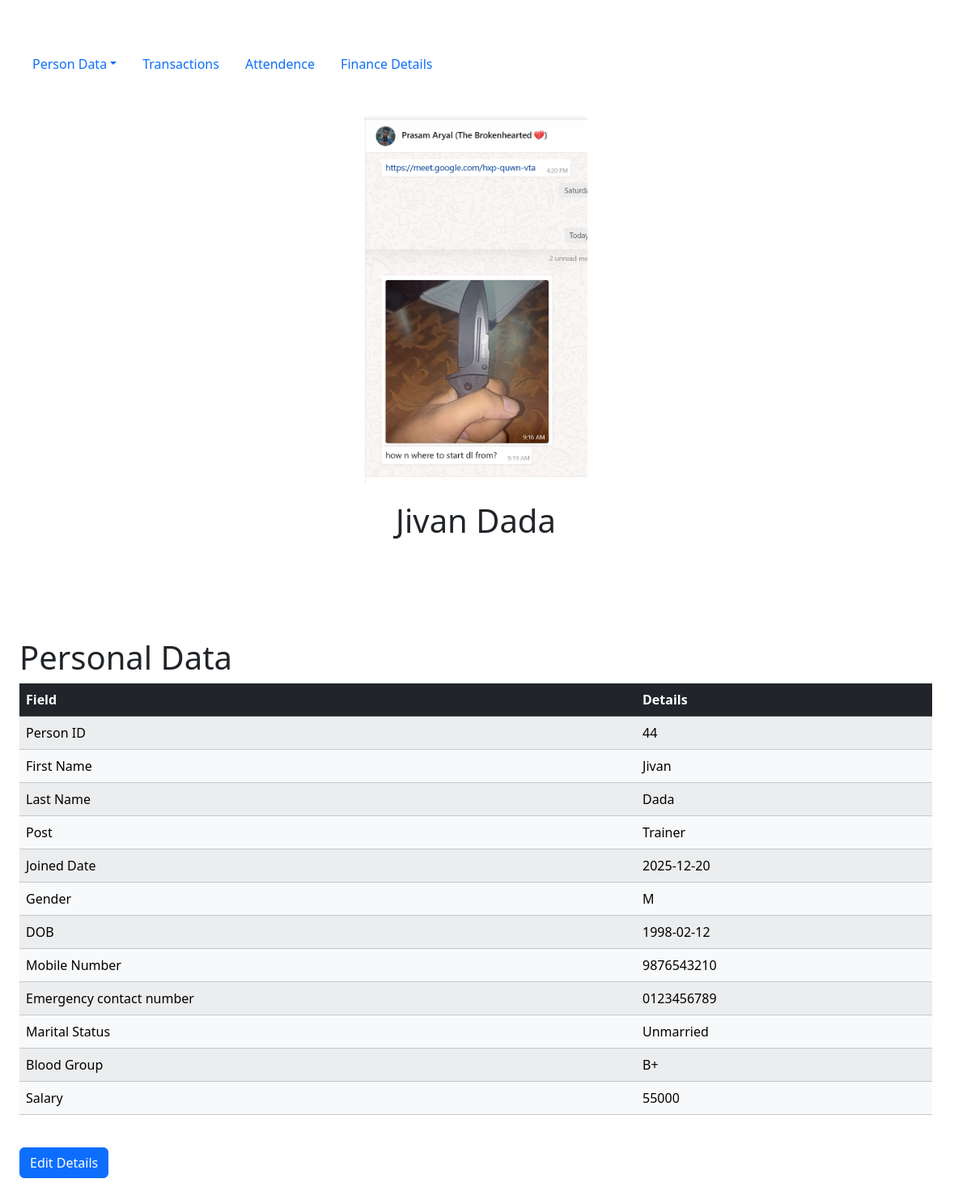
/view_staff_data?staff_id=44, run on the app's committed database.
### tables this page shows
CREATE TABLE persons(
    person_id INTEGER, /*primary key for  member*/
    first_name TEXT,
    last_name TEXT,
    photo TEXT, /* passport size photo name, which will be stored in /static/uploads */
    gender VARCHAR(1),/* M or F or O (Male, Female, Other) */
    dob DATE,
    temporary_address TEXT,
    permanent_address TEXT,
    mobile_number TEXT,
    occupation TEXT,
    emergency_number TEXT,
    married INTEGER, /* 0 for unmarried 1 for married*/
    blood_group TEXT,
    PRIMARY KEY (person_id) /* Automatically increments the id for new record in the table */
);

CREATE TABLE staff(
    staff_id INTEGER,
    joined_date DATE,
    left_date DATE,
    salary NUMBER,
    post TEXT,
    FOREIGN KEY (staff_id) REFERENCES persons(person_id)
    PRIMARY KEY(staff_id)
);

### app.py (the view)
@app.route("/view_staff_data")
def view_staff_data():
        id_in_url = request.args.get('staff_id')
        print(id_in_url, " is the id in url")
        details = db.execute("SELECT * FROM persons JOIN staff ON persons.person_id = staff.staff_id WHERE person_id = ?",id_in_url)[0]
        return render_template("staffdetails.html", current_page="view_member_data", details=details)

### templates/staffdetails.html
{% extends "template.html" %}
{% block body %}
    <div class="container center">
        <br>
        <img src='static/uploads/{{details["photo"]}}' class="profile_photo"/>
    </div>
    <div class="center separate">
        <h1>{{details["first_name"]}} {{details["last_name"]}}</h1>
    </div>
    <h1>Personal Data</h1>
    <table class="table table-striped">
            <thead class="table-dark">
                <tr>
                        <th>Field</th>
                        <th>Details</th>
                </tr>
            </thead>
            <tbody class="table-light">
                    <tr>
                        <td>Person ID</td>
                        <td data-id="{{details['person_id']}}" id="fetched_person_id">{{details["person_id"]}}</td>
                    </tr>
                    <tr>
                        <td>First Name</td>
                        <td>{{details["first_name"]}}</td>
                    </tr>
                    <tr>
                        <td>Last Name</td>
                        <td>{{details["last_name"]}}</td>
                    </tr>
                    <tr>
                        <td>Post</td>
                        <td>{{details["post"]}}</td>
                    </tr>
                    <tr>
                        <td>Joined Date</td>
                        <td>{{details["joined_date"]}}</td>
                    </tr>
                    <tr>
                        <td>Gender</td>
                        <td>{{details["gender"]}}</td>
                    </tr>
                    <tr>
                        <td>DOB</td>
                        <td>{{details["dob"]}}</td>
                    </tr>
                     <tr>
                        <td>Mobile Number</td>
                        <td>{{details["mobile_number"]}}</td>
                    </tr>
                     <tr>
                        <td>Emergency contact number</td>
                        <td>{{details["emergency_number"]}}</td>
                    </tr>
                     <tr>
                        <td>Marital Status</td>
                        <td>
                            {% if details["married"] %}
                                Married
                            {% else %}
                                Unmarried
                            {% endif %}
                    </tr>
                     <tr>
                        <td>Blood Group</td>
                        <td>{{details["blood_group"]}}</td>
                    </tr>
                    <tr>
                        <td>Salary</td>
                        <td>{{details["salary"]}}</td>
                    </tr>
            </tbody>
    </table>
<br>
    <div id="lbl"><button class="btn btn-primary mb-3 d-flex align-items-center gap-3"> <a href="/edit_staff_data?staff_id={{details['person_id']}}" style="color: inherit; text-decoration: none;">Edit Details</a></button></div>
{% endblock %}

### static/main.css (style rules this page uses)
body { padding: 1%; }
body { margin: 2% 3% 4% 1%; }
.profile_photo { height: 25%; width: 25%; }
.center { display: flex; align-items: center; justify-content: center; }
.separate { margin-top: 2%; margin-bottom: 10%; }

### data on the page
persons: photo (picture), first_name "Jivan", last_name "Dada", person_id "44", gender "M", dob "1998-02-12", mobile_number "9876543210", emergency_number "0123456789", blood_group "B+"
staff: post "Trainer", joined_date "2025-12-20", salary "55000"
